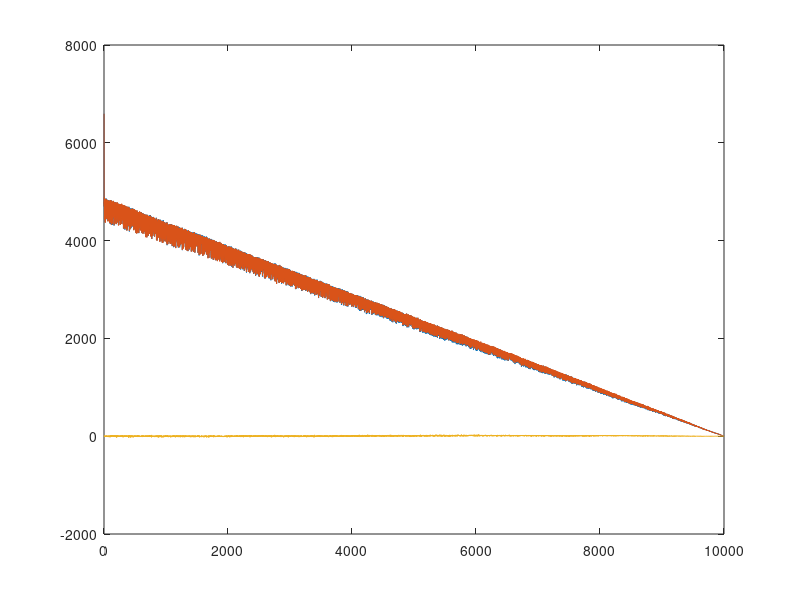
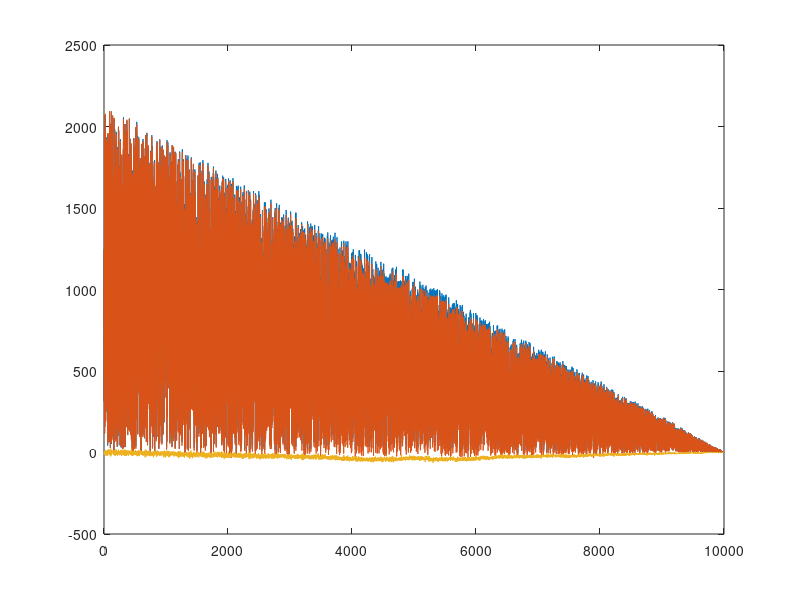

Write the MATLAB code that produced these figures, in order.
clc;clear;close all;
N = 1e4;

Aop = rand(1,N)+1i*rand(1,N);
k_omega = rand(1,N);
k_OMEGA = rand(1,N);
z = rand;
temp2 = conv((Aop),(Aop),"full");
temp1 = zeros(1,N);

% for kis_omega =1:length(Aop)
%     temp1(kis_omega) = sum(conj(Aop(kis_omega:-1:1)).*(Aop(1:kis_omega)));
% end
% temp2 = (conv(conj((Aop)),((Aop)),"full"));
for nagy_omega = 1:length(Aop)
    temp1(nagy_omega) = sum(Aop(nagy_omega:end-1).*conj(Aop(1:end-nagy_omega))...
         .*exp(-1i*(k_omega(nagy_omega:end-1)-k_omega(1:end-nagy_omega)-k_OMEGA(nagy_omega))*z));
                            
end
temp2 = flip(conv(conj(Aop).*exp(-1i.*k_omega.*z),(flip(Aop.*exp(1i*k_omega.*z))),"full"));
temp2 = [temp2(N:end)].*exp(1i.*k_OMEGA.*z);

plot(real(temp1))
hold on
plot(real(temp2))
plot(real(temp2-temp1))
hold off;
figure
plot(imag(temp1))
hold on
plot(imag(temp2))
plot(imag(temp2-temp1))